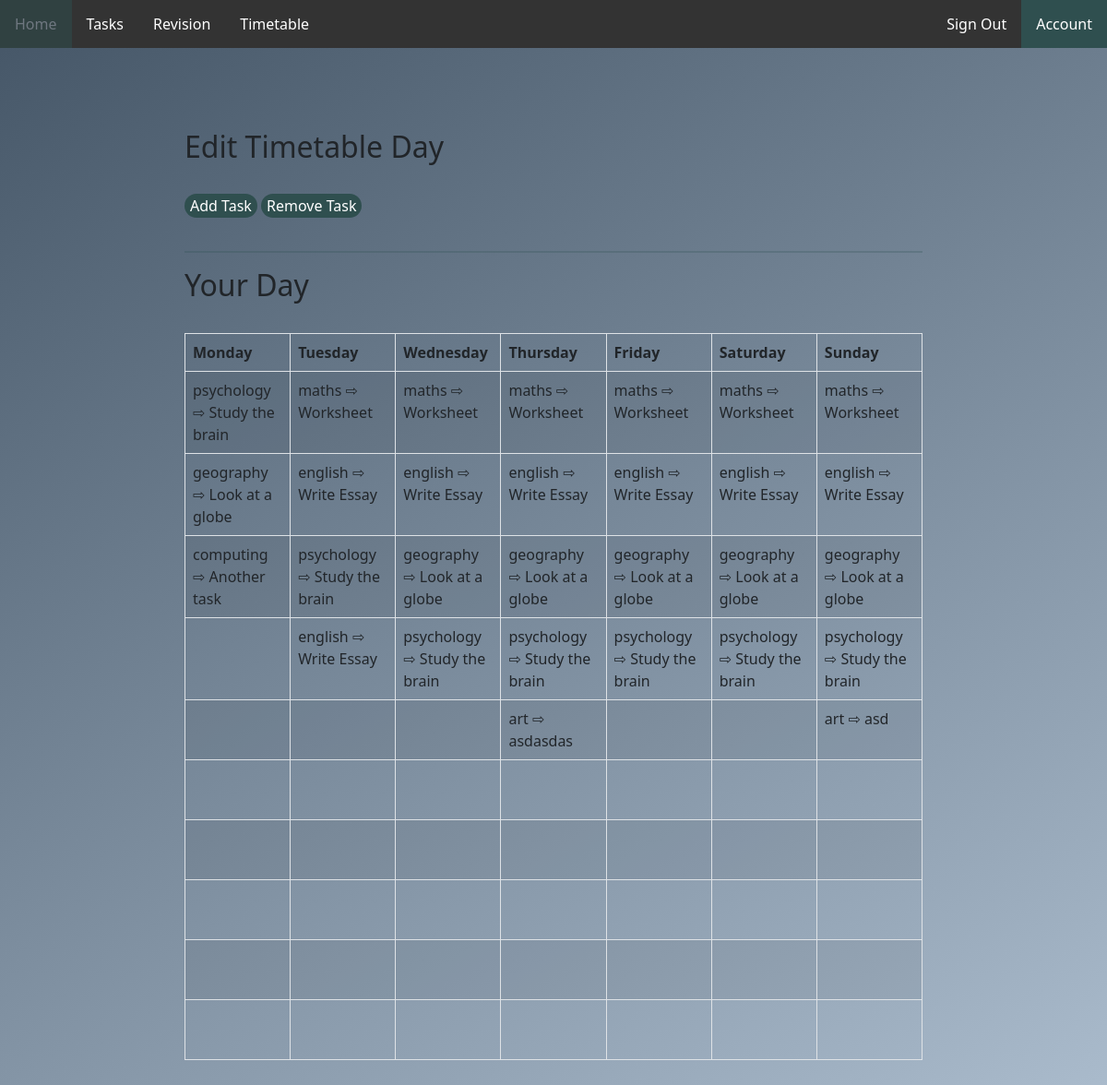
The page /timetable (signed in) on the database its author committed.
### tables this page shows
CREATE TABLE tasks (task_id INTEGER PRIMARY KEY AUTOINCREMENT NOT NULL UNIQUE, description STRING, completed BOOLEAN (1) NOT NULL, category VARCHAR NOT NULL REFERENCES subjects (subject), due_date DATE, set_date DATE, username VARCHAR REFERENCES user_info (username) NOT NULL);

### app.py (the view, shortened to what this page needs)
@app.route("/timetable", methods=["POST", "GET"])
def timetable():
    if not session.get("name"):
        return redirect("/sign_in")
    if request.method == "GET":
        week = session.get("timetable").display()
        return render_template("timetable.html", message = week, tasks = database.get_tasks_by_username(session["username"]), days = [x for x in session["timetable"].week] )

### classes.py (called while the page is built)
    def display(self) -> list:
        result = []
        for key in self.week:
            list_of_tasks = self.week[key].get_tasks()
            result.append([key, list_of_tasks])
        return result

    def get_tasks(self) -> list:
        tasks = []
        for x in self.tasks_today:
            tasks.append(database.get_task_by_id(x))
        return tasks

### database.py (called while the page is built)
def execute_and_return(query: str, arguments: tuple) -> list:
    details = []
    connection = sqlite3.connect("./nea_database.db")
    cursor = connection.execute(query, arguments).fetchall()
    for x in cursor:
        details.append(x)
    connection.commit()
    connection.close()
    return details

def get_task_by_id(id):
    details = execute_and_return("SELECT * FROM tasks WHERE task_id = ?", (id, ))[0]
    return details

def get_tasks_by_username(username):
    value = execute_and_return("SELECT * FROM tasks JOIN subjects ON tasks.category = subjects.subject WHERE tasks.username = ?", (username, ))
    details = []
    for x in value:
        details.append(x)
    return details

### templates/timetable.html (shortened to what this page needs)
{% extends "home_layout.html" %} {% block body %}
<div class="container error">
</div>
<div class="page-body">
    <h2>Edit Timetable Day</h1>
        <br>
        <div class="tabheader">
            <button class="button" id="add_task">Add Task</button>
            <button class="button" id="remove_task">Remove Task</button>
        </div>
    <hr>
    <h2>Your Day</h2>
    <br>
    <div class="table-responsive-xl">
        <table class="table table-striped table-bordered table-fixed">
            <thead>
                <tr>
                    {% for x in message %}
                    <th scope="col">{{x[0]}}</th>
                    {% endfor %}
                </tr>
            </thead>
            <tbody>
                {% for x in range(10) %}
                    <tr>
                        {% for y in message %}
                            {% if y[1][x] %}
                                <td scope="row">{{ y[1][x][3] }} ⇨ {{ y[1][x][1] }}</td>
                            {% else %}
                                <td scope="row"><br><br></td>
                            {% endif %}
                        {% endfor %}
                    </tr>
                {% endfor %}
            </tbody>
        </table>
    </div>
{% endblock %}

### static/style.css (style rules this page uses)
html { min-height:100%; }
body { background:linear-gradient(150deg, #445566, #AABBCC); background-repeat: no-repeat; background-position:bottom; background-size: cover; background-attachment: fixed; font-family: system-ui, -apple-system, BlinkMacSystemFont, 'Segoe UI', Roboto, Oxygen, Ubuntu, Cantarell, 'Open Sans', 'Helvetica Neue', sans-serif; }
.error { color:red; text-align: center; border-bottom:none; margin: 0px; }
.page-body { margin-right: auto; margin-left: auto; margin-top: 20px; max-width: 70%; padding: 20px; }
.page-body hr { background-color: #2F4F4F; height: 2px; border: 0px; }
.container { padding: 24px; }
.container button, .button { background-color: #2F4F4F; border: none; color: white; text-align: center; text-decoration: none; display: inline-block; font-size: 16px; border-radius: 25px; margin-bottom: 20px; background-color:#2F4F4F; }
h1, h2, h3, h4, h5 { text-align: left; }
table { table-layout: fixed; overflow: hidden; }

### rows shown on the page
tasks: category "psychology" "psychology" "psychology" "psychology" "psychology" "psychology" "psychology", description "Study the brain" "Study the brain" "Study the brain" "Study the brain" "Study the brain" "Study the brain" "Study the brain"
tasks: category "maths" "maths" "maths" "maths" "maths" "maths", description "Worksheet" "Worksheet" "Worksheet" "Worksheet" "Worksheet" "Worksheet"
tasks: category "geography" "geography" "geography" "geography" "geography" "geography", description "Look at a globe" "Look at a globe" "Look at a globe" "Look at a globe" "Look at a globe" "Look at a globe"
tasks: category "english" "english" "english" "english" "english" "english" "english", description "Write Essay" "Write Essay" "Write Essay" "Write Essay" "Write Essay" "Write Essay" "Write Essay"
tasks: category "computing", description "Another task"
tasks: category "art", description "asdasdas"
tasks: category "art", description "asd"

### other values the page prints
{{ x[0] }} "Monday" "Tuesday" "Wednesday" "Thursday" "Friday" "Saturday" "Sunday"
